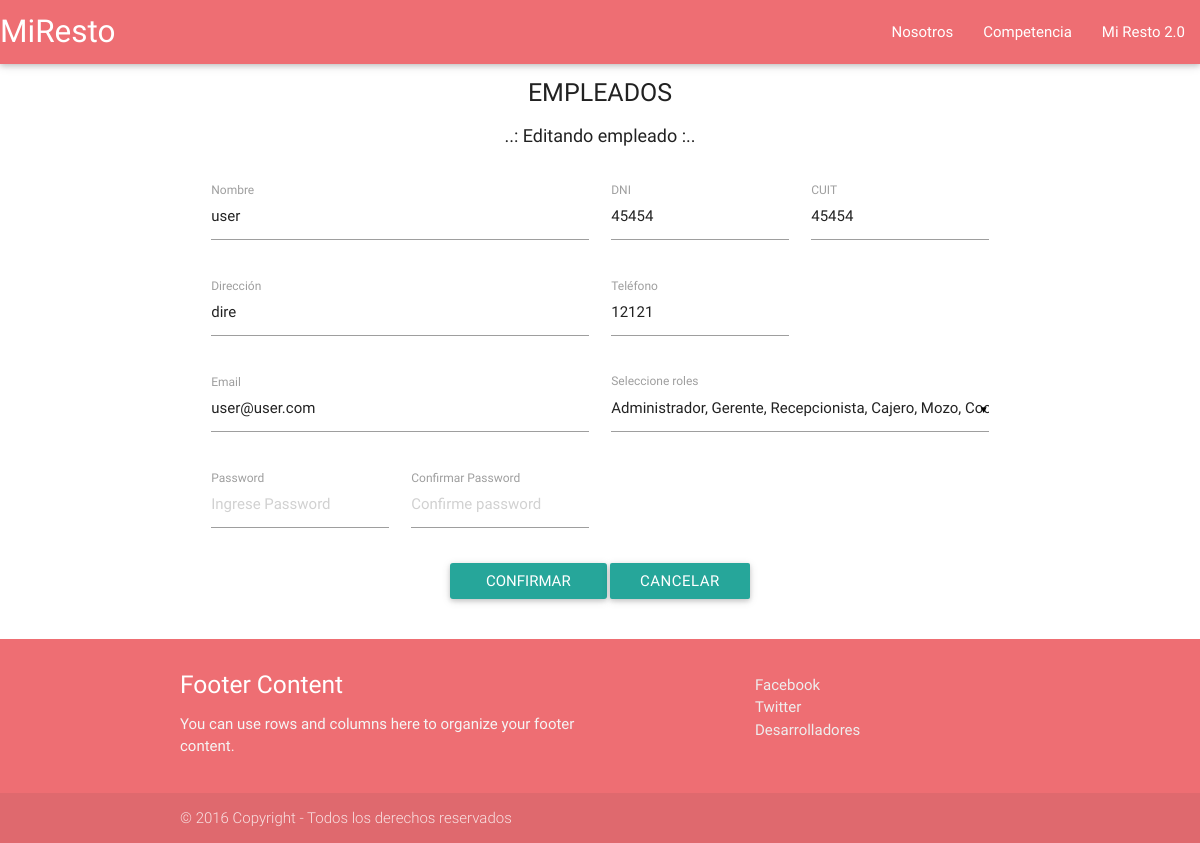
Page /empleados/editar/7 on the committed database.
### tables this page shows
CREATE TABLE `empleados` (
  `id` int(10) UNSIGNED NOT NULL,
  `dni` int(10) UNSIGNED NOT NULL,
  `nombre` tinytext NOT NULL,
  `direccion` tinytext NOT NULL,
  `telefono` int(10) UNSIGNED NOT NULL,
  `email` tinytext NOT NULL,
  `cuit` bigint(20) UNSIGNED NOT NULL,
  `password` text NOT NULL
);

### application/controllers/Empleados.php (called while the page is built, shortened)
<?php
class Empleados extends CI_Controller {
    public function editar($id){
        if ($this->form_validation->run('empleados/altaEditar') == FALSE){
            $data['empleado'] = $this->MEmpleados->obtener_empleado_id($id);
            $data['roles'] = $this->MRoles->get_roles_empleado($id);
            $data['funcion'] = 'editar';
            $this->load->view('vEmpleados', $data);
        }
    }
}

### index.php (called while the page is built, shortened)
<?php
require_once BASEPATH.'core/CodeIgniter.php';

### application/models/MEmpleados.php (called while the page is built, shortened)
<?php
class MEmpleados extends CI_Model {
    public function obtener_empleado_id($id_empleado){
        $consulta = 'SELECT * ';
        $consulta .= 'FROM Empleados ';
        $consulta .= 'WHERE id = '.$id_empleado;
        $query = $this->db->query($consulta);
        $resultado = $query->row_array();
        return $resultado;
    }
}

### application/views/empleados/editar.phtml (the view, shortened to what this page needs)
<div class="row txt-cabecera">
    EMPLEADOS
</div>
<div class="row txt-info">
    ..: Editando empleado :..
</div>
<div class="row">
    <?php
        $attr = array(
            'autocomplete' => 'off'
        );
        echo form_open('empleados/editar/'.$empleado['id'] , $attr);
    ?>
    <div class="row">
        <div class="input-field col s12 m4 offset-m2">
            <input placeholder="Ingrese nombre..." id="nombre" type="text" class="validate" name="nombre" value="<?php echo $empleado['nombre']; ?>">
            <label>Nombre</label>
        </div>
        <div class="input-field col s6 m2">
            <input placeholder="Ingrese DNI..." id="dni" type="text" class="validate" name="dni" value="<?php echo $empleado['dni']; ?>">
            <label>DNI</label>
        </div>
        <div class="input-field col s6 m2">
            <input placeholder="Ingrese CUIT..." id="cuit" type="text" class="validate" name="cuit" value="<?php echo $empleado['cuit']; ?>">
            <label>CUIT</label>
        </div>
    </div>
    <div class="row">
        <div class="input-field col s12 m4 offset-m2">
            <input placeholder="Ingrese dirección..." id="direccion" type="text" class="validate" name="direccion" value="<?php echo $empleado['direccion'];?>">
            <label>Dirección</label>
        </div>
        <div class="input-field col s6 m2">
            <input placeholder="Ingrese teléfono..." id="telefono" type="text" class="validate" name="telefono" value="<?php echo $empleado['telefono'];?>">
            <label>Teléfono</label>
        </div>
    </div>
    <div class="row">
        <div class="input-field col s12 m4 offset-m2">
            <input placeholder="Ingrese E-mail..." id="email" type="email" class="validate" name="email" value="<?php echo $empleado['email'];?>">
            <label data-error="Error" data-success="OK">Email</label>
        </div>
        <div class="input-field col s12 m4">
            <label>Seleccione roles</label>
        </div>
    </div>
    <div class="row">
        <div class="input-field col s6 m2 offset-m2">
            <input placeholder="Ingrese Password" id="password" type="password" class="validate" name="password">
            <label>Password</label>
        </div>
        <div class="input-field col s6 m2">
           <input placeholder="Confirme password" id="passwordConf" type="password" class="validate" name="passwordConf">
           <label>Confirmar Password</label>
        </div>
    </div>
    <div class="row center-align">
        <input class="btn waves-effect waves-light" type="submit" value="Confirmar"/>
        <a class="btn waves-effect waves-light tooltipped" data-tooltip="Volver a empleados" href="<?php echo site_url()?>empleados">Cancelar</a>
    </div>
    </form>
</div>

### css/Estilo.css (style rules this page uses)
.txt-cabecera { text-align: center; font-size: 25px; margin: 10px; }
.txt-info { text-align: center; font-size: 18px; margin: 10px; }

### rows in the picture
empleados: nombre "user", dni "45454", cuit "45454", direccion "dire", telefono "12121", email "user@user.com"
